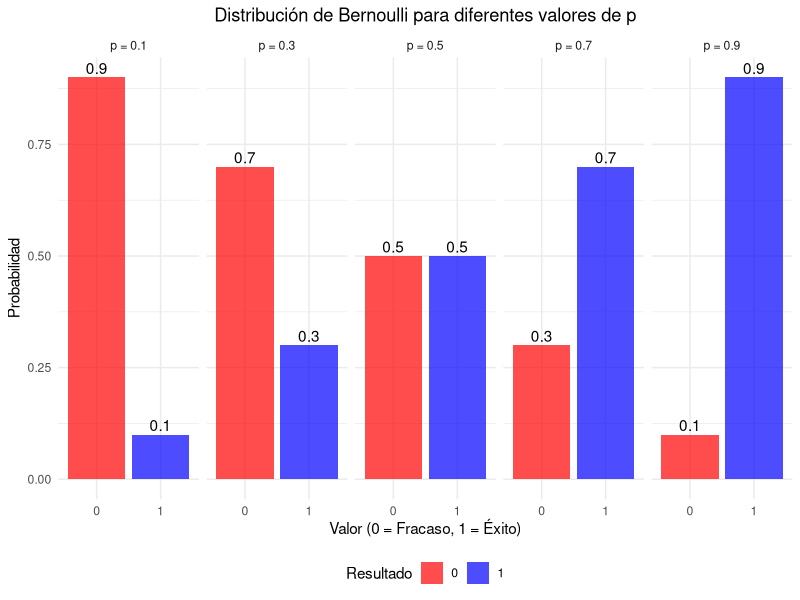
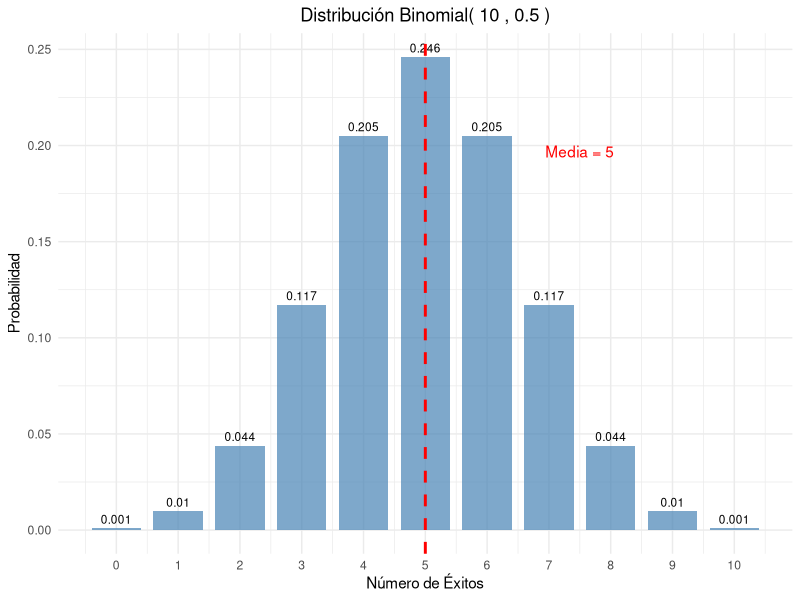
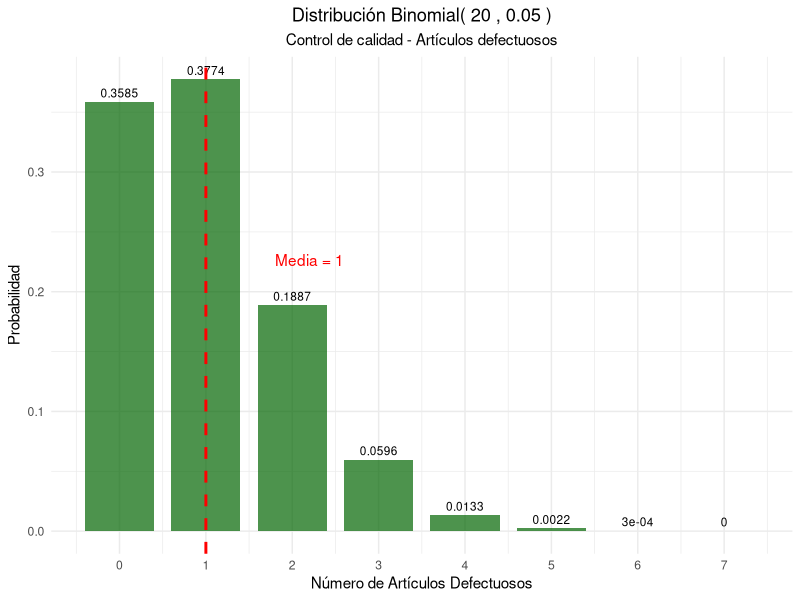
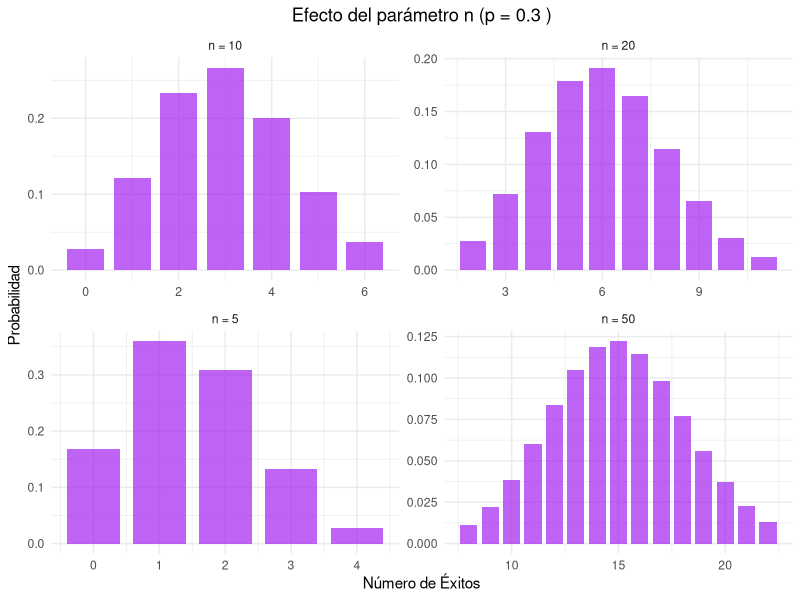
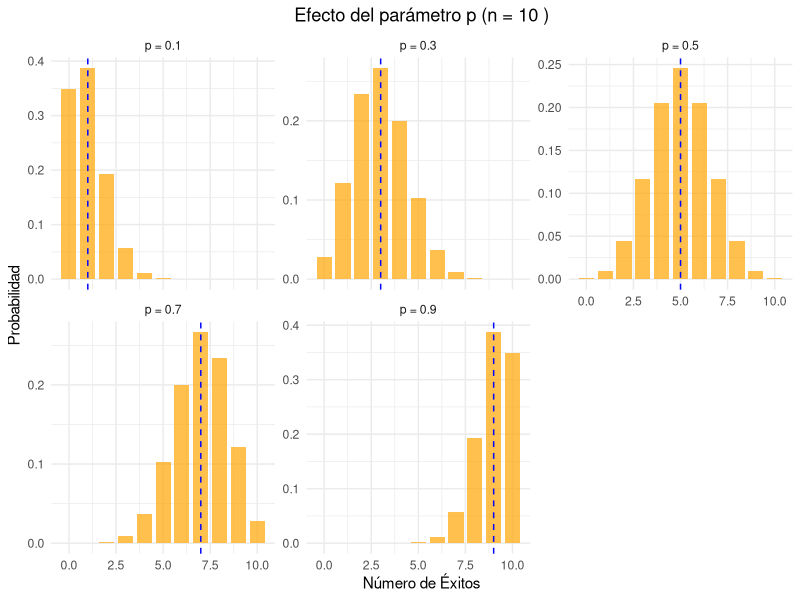
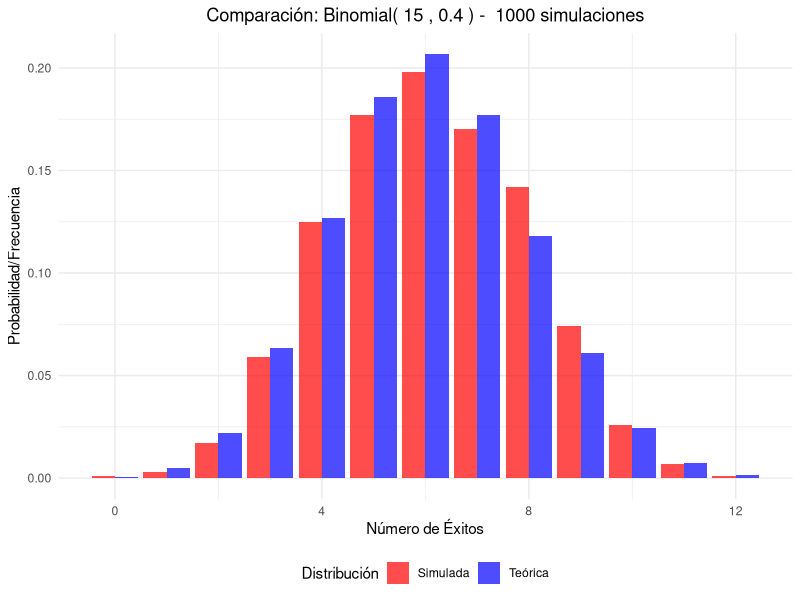
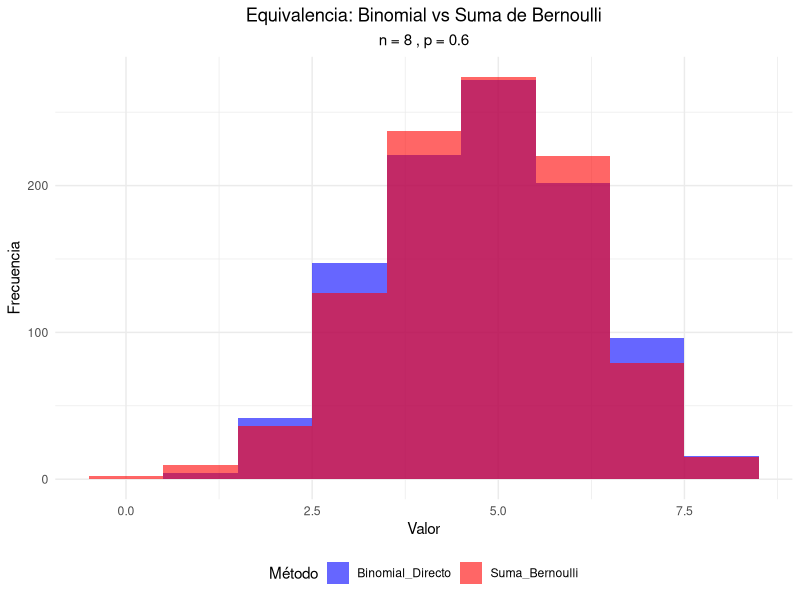
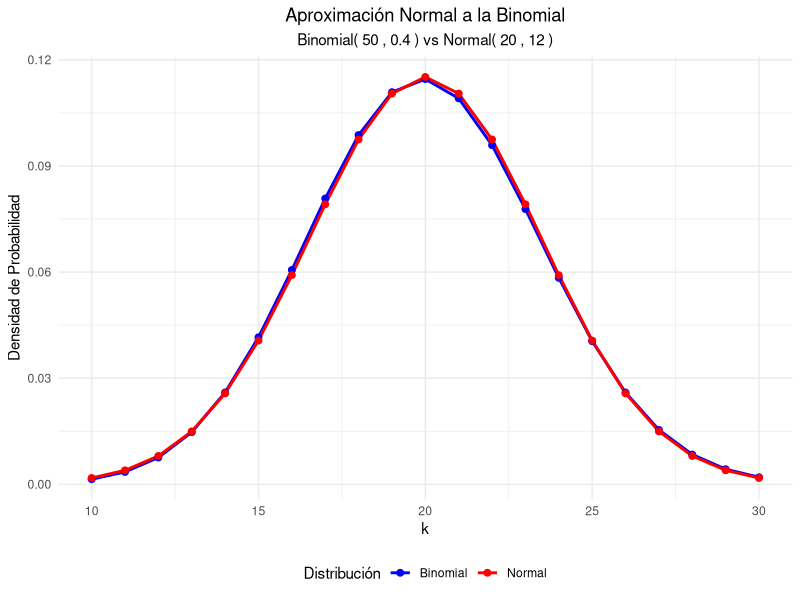

These charts were generated, in order, by the following R code:
## ---- chunk 1
#| label: setup
#| include: false
library(tidyverse)
library(kableExtra)
library(gridExtra)
## ---- chunk 2
#| label: moneda-bernoulli
# Moneda justa
p_moneda <- 0.5

# Crear tabla de probabilidades
bernoulli_moneda <- data.frame(
  Resultado = c("Sello (0)", "Cara (1)"),
  Valor = c(0, 1),
  Probabilidad = c(1-p_moneda, p_moneda)
)

kable(bernoulli_moneda, 
      caption = "Distribución Bernoulli - Moneda justa (p = 0.5)",
      align = "ccc") %>%
  kable_styling(bootstrap_options = "striped")

# Parámetros
media_moneda <- p_moneda
varianza_moneda <- p_moneda * (1 - p_moneda)
desv_std_moneda <- sqrt(varianza_moneda)

cat("Parámetros estadísticos:\n")
cat("Media:", media_moneda, "\n")
cat("Varianza:", varianza_moneda, "\n")
cat("Desviación estándar:", desv_std_moneda, "\n")
## ---- chunk 3
#| label: ejemplos-bernoulli-multiple
# Diferentes valores de p
p_values <- c(0.1, 0.3, 0.5, 0.7, 0.9)

# Crear data frame para visualización
bernoulli_data <- data.frame()
for(p in p_values) {
  temp_data <- data.frame(
    p = paste("p =", p),
    x = c(0, 1),
    probabilidad = c(1-p, p),
    media = p,
    varianza = p*(1-p)
  )
  bernoulli_data <- rbind(bernoulli_data, temp_data)
}

# Tabla de parámetros
param_bernoulli <- data.frame(
  p = p_values,
  Media = p_values,
  Varianza = p_values * (1 - p_values),
  Desv_Std = sqrt(p_values * (1 - p_values))
)

kable(param_bernoulli, 
      caption = "Parámetros de la distribución Bernoulli para diferentes valores de p",
      digits = 4,
      col.names = c("p", "Media", "Varianza", "Desv. Estándar")) %>%
  kable_styling(bootstrap_options = "striped")
## ---- chunk 4
#| label: grafico-bernoulli
#| fig-cap: "Distribución Bernoulli para diferentes valores de p"
ggplot(bernoulli_data, aes(x = factor(x), y = probabilidad, fill = factor(x))) +
  geom_col(alpha = 0.7) +
  geom_text(aes(label = round(probabilidad, 2)), vjust = -0.3) +
  facet_wrap(~p, ncol = 5) +
  scale_fill_manual(values = c("0" = "red", "1" = "blue")) +
  labs(title = "Distribución de Bernoulli para diferentes valores de p",
       x = "Valor (0 = Fracaso, 1 = Éxito)",
       y = "Probabilidad",
       fill = "Resultado") +
  theme_minimal() +
  theme(plot.title = element_text(hjust = 0.5),
        legend.position = "bottom")
## ---- chunk 5
#| label: binomial-monedas
# Parámetros
n_monedas <- 10
p_monedas <- 0.5

# Calcular probabilidades
k_values <- 0:n_monedas
prob_binomial <- dbinom(k_values, n_monedas, p_monedas)

# Crear data frame
binomial_monedas <- data.frame(
  Num_Caras = k_values,
  Probabilidad = prob_binomial
)

# Mostrar tabla
kable(binomial_monedas, 
      caption = paste("Distribución Binomial - 10 lanzamientos de moneda (n =", n_monedas, ", p =", p_monedas, ")"),
      digits = 4,
      col.names = c("Número de Caras", "Probabilidad")) %>%
  kable_styling(bootstrap_options = "striped")

# Parámetros estadísticos
media_monedas <- n_monedas * p_monedas
varianza_monedas <- n_monedas * p_monedas * (1 - p_monedas)
desv_std_monedas <- sqrt(varianza_monedas)

cat("\nParámetros estadísticos:\n")
cat("Media:", media_monedas, "\n")
cat("Varianza:", varianza_monedas, "\n")
cat("Desviación estándar:", round(desv_std_monedas, 4), "\n")
## ---- chunk 6
#| label: grafico-binomial-monedas
#| fig-cap: "Distribución Binomial - 10 lanzamientos de moneda"
ggplot(binomial_monedas, aes(x = Num_Caras, y = Probabilidad)) +
  geom_col(fill = "steelblue", alpha = 0.7, width = 0.8) +
  geom_text(aes(label = round(Probabilidad, 3)), vjust = -0.5, size = 3) +
  geom_vline(xintercept = media_monedas, color = "red", linetype = "dashed", size = 1) +
  annotate("text", x = media_monedas + 2.5, y = max(prob_binomial) * 0.8, 
           label = paste("Media =", media_monedas), color = "red") +
  scale_x_continuous(breaks = k_values) +
  labs(title = paste("Distribución Binomial(", n_monedas, ",", p_monedas, ")"),
       x = "Número de Éxitos",
       y = "Probabilidad") +
  theme_minimal() +
  theme(plot.title = element_text(hjust = 0.5))
## ---- chunk 7
#| label: control-calidad
# Parámetros
n_articulos <- 20
p_defecto <- 0.05

# Probabilidades
k_defectos <- 0:n_articulos
prob_defectos <- dbinom(k_defectos, n_articulos, p_defecto)

# Crear data frame
calidad_data <- data.frame(
  Defectos = k_defectos,
  Probabilidad = prob_defectos
)

# Filtrar probabilidades significativas (> 0.001)
calidad_filtrada <- calidad_data[calidad_data$Probabilidad > 0.001, ]

kable(calidad_filtrada, 
      caption = paste("Distribución Binomial - Control de calidad (n =", n_articulos, ", p =", p_defecto, ")"),
      digits = 4,
      col.names = c("Número de Defectos", "Probabilidad")) %>%
  kable_styling(bootstrap_options = "striped")

# Parámetros estadísticos
media_defectos <- n_articulos * p_defecto
varianza_defectos <- n_articulos * p_defecto * (1 - p_defecto)
desv_std_defectos <- sqrt(varianza_defectos)

cat("Parámetros estadísticos:\n")
cat("Media:", media_defectos, "\n")
cat("Varianza:", round(varianza_defectos, 4), "\n")
cat("Desviación estándar:", round(desv_std_defectos, 4), "\n")

# Probabilidades importantes
prob_0_defectos <- dbinom(0, n_articulos, p_defecto)
prob_max_2_defectos <- pbinom(2, n_articulos, p_defecto)
prob_mas_3_defectos <- 1 - pbinom(3, n_articulos, p_defecto)

cat("\nProbabilidades de interés:\n")
cat("P(0 defectos):", round(prob_0_defectos, 4), "\n")
cat("P(≤ 2 defectos):", round(prob_max_2_defectos, 4), "\n")
cat("P(> 3 defectos):", round(prob_mas_3_defectos, 4), "\n")
## ---- chunk 8
#| label: grafico-calidad
#| fig-cap: "Distribución Binomial - Control de calidad"
ggplot(calidad_data[1:8, ], aes(x = Defectos, y = Probabilidad)) +
  geom_col(fill = "darkgreen", alpha = 0.7, width = 0.8) +
  geom_text(aes(label = round(Probabilidad, 4)), vjust = -0.5, size = 3) +
  geom_vline(xintercept = media_defectos, color = "red", linetype = "dashed", size = 1) +
  annotate("text", x = media_defectos + 1.2, y = max(prob_defectos) * 0.6, 
           label = paste("Media =", media_defectos), color = "red") +
  scale_x_continuous(breaks = 0:7) +
  labs(title = paste("Distribución Binomial(", n_articulos, ",", p_defecto, ")"),
       subtitle = "Control de calidad - Artículos defectuosos",
       x = "Número de Artículos Defectuosos",
       y = "Probabilidad") +
  theme_minimal() +
  theme(plot.title = element_text(hjust = 0.5),
        plot.subtitle = element_text(hjust = 0.5))
## ---- chunk 9
#| label: efecto-n
# Diferentes valores de n con p fijo
n_vals <- c(5, 10, 20, 50)
p_fijo <- 0.3

# Crear data frame para comparación
comp_n_data <- data.frame()
for(n in n_vals) {
  k_vals <- 0:n
  probs <- dbinom(k_vals, n, p_fijo)
  temp_data <- data.frame(
    n = paste("n =", n),
    k = k_vals,
    probabilidad = probs,
    media = n * p_fijo,
    varianza = n * p_fijo * (1 - p_fijo)
  )
  comp_n_data <- rbind(comp_n_data, temp_data)
}

# Filtrar para visualización (solo valores con probabilidad > 0.01)
comp_n_filtered <- comp_n_data[comp_n_data$probabilidad > 0.01, ]

ggplot(comp_n_filtered, aes(x = k, y = probabilidad)) +
  geom_col(fill = "purple", alpha = 0.7, width = 0.8) +
  facet_wrap(~n, scales = "free") +
  labs(title = paste("Efecto del parámetro n (p =", p_fijo, ")"),
       x = "Número de Éxitos",
       y = "Probabilidad") +
  theme_minimal() +
  theme(plot.title = element_text(hjust = 0.5))
## ---- chunk 10
#| label: efecto-p
#| fig-cap: "Efecto del parámetro p en la distribución binomial"
# Diferentes valores de p con n fijo
p_vals <- c(0.1, 0.3, 0.5, 0.7, 0.9)
n_fijo <- 10

# Crear data frame para comparación
comp_p_data <- data.frame()
for(p in p_vals) {
  k_vals <- 0:n_fijo
  probs <- dbinom(k_vals, n_fijo, p)
  temp_data <- data.frame(
    p = paste("p =", p),
    k = k_vals,
    probabilidad = probs,
    media = n_fijo * p,
    varianza = n_fijo * p * (1 - p)
  )
  comp_p_data <- rbind(comp_p_data, temp_data)
}

ggplot(comp_p_data, aes(x = k, y = probabilidad)) +
  geom_col(fill = "orange", alpha = 0.7, width = 0.8) +
  geom_vline(aes(xintercept = media), color = "blue", linetype = "dashed") +
  facet_wrap(~p, scales = "free_y") +
  labs(title = paste("Efecto del parámetro p (n =", n_fijo, ")"),
       x = "Número de Éxitos",
       y = "Probabilidad") +
  theme_minimal() +
  theme(plot.title = element_text(hjust = 0.5))
## ---- chunk 11
#| label: simulacion-binomial
set.seed(456)
n_trials <- 15
p_sim_bin <- 0.4
n_sim_bin <- 1000

# Generar datos
datos_binomial <- rbinom(n_sim_bin, n_trials, p_sim_bin)

# Calcular estadísticas observadas
media_obs_bin <- mean(datos_binomial)
var_obs_bin <- var(datos_binomial)

# Valores teóricos
media_teo_bin <- n_trials * p_sim_bin
var_teo_bin <- n_trials * p_sim_bin * (1 - p_sim_bin)

cat("Media teórica:", media_teo_bin, "| Media observada:", round(media_obs_bin, 4), "\n")
cat("Varianza teórica:", var_teo_bin, "| Varianza observada:", round(var_obs_bin, 4), "\n")

# Comparar distribuciones
freq_obs_bin <- table(datos_binomial) / n_sim_bin
k_sim <- as.numeric(names(freq_obs_bin))
freq_teo_bin <- dbinom(k_sim, n_trials, p_sim_bin)

comparacion_bin <- data.frame(
  k = k_sim,
  Freq_Observada = as.numeric(freq_obs_bin),
  Prob_Teorica = freq_teo_bin
)

kable(head(comparacion_bin, 10), 
      caption = "Comparación frecuencias observadas vs probabilidades teóricas",
      digits = 4,
      col.names = c("k", "Freq. Observada", "Prob. Teórica")) %>%
  kable_styling(bootstrap_options = "striped")
## ---- chunk 12
#| label: grafico-comparacion-sim
#| fig-cap: "Comparación entre distribución teórica y simulada"
library(tidyr)

# Preparar datos para visualización
comp_sim_long <- comparacion_bin %>%
  pivot_longer(cols = c(Freq_Observada, Prob_Teorica),
               names_to = "Tipo",
               values_to = "Probabilidad") %>%
  mutate(Tipo = case_when(
    Tipo == "Freq_Observada" ~ "Simulada",
    Tipo == "Prob_Teorica" ~ "Teórica"
  ))

ggplot(comp_sim_long, aes(x = k, y = Probabilidad, fill = Tipo)) +
  geom_col(position = "dodge", alpha = 0.7) +
  scale_fill_manual(values = c("Teórica" = "blue", "Simulada" = "red")) +
  labs(title = paste("Comparación: Binomial(", n_trials, ",", p_sim_bin, ") - ", n_sim_bin, "simulaciones"),
       x = "Número de Éxitos",
       y = "Probabilidad/Frecuencia",
       fill = "Distribución") +
  theme_minimal() +
  theme(plot.title = element_text(hjust = 0.5),
        legend.position = "bottom")
## ---- chunk 13
#| label: relacion-bernoulli-binomial
set.seed(789)
n_exp <- 8
p_exp <- 0.6
n_sim_rel <- 1000

# Método 1: Generar directamente de Binomial
binomial_directo <- rbinom(n_sim_rel, n_exp, p_exp)

# Método 2: Sumar n variables Bernoulli independientes
suma_bernoulli <- replicate(n_sim_rel, {
  bernoulli_vars <- rbinom(n_exp, 1, p_exp)
  sum(bernoulli_vars)
})

# Comparar distribuciones
comparacion_relacion <- data.frame(
  Binomial_Directo = binomial_directo,
  Suma_Bernoulli = suma_bernoulli
)

# Visualización comparativa
comp_rel_long <- comparacion_relacion %>%
  mutate(id = row_number()) %>%
  pivot_longer(cols = c(Binomial_Directo, Suma_Bernoulli),
               names_to = "Metodo",
               values_to = "Valor")

ggplot(comp_rel_long, aes(x = Valor, fill = Metodo)) +
  geom_histogram(alpha = 0.6, position = "identity", bins = n_exp + 1) +
  scale_fill_manual(values = c("Binomial_Directo" = "blue", "Suma_Bernoulli" = "red")) +
  labs(title = "Equivalencia: Binomial vs Suma de Bernoulli",
       subtitle = paste("n =", n_exp, ", p =", p_exp),
       x = "Valor",
       y = "Frecuencia",
       fill = "Método") +
  theme_minimal() +
  theme(plot.title = element_text(hjust = 0.5),
        plot.subtitle = element_text(hjust = 0.5),
        legend.position = "bottom")
## ---- chunk 14
#| label: aproximacion-normal
# Parámetros para aproximación normal
n_aprox <- 50
p_aprox <- 0.4

# Verificar condiciones
condicion1 <- n_aprox * p_aprox >= 5
condicion2 <- n_aprox * (1 - p_aprox) >= 5

cat("Condiciones para aproximación normal:\n")
cat("np =", n_aprox * p_aprox, "≥ 5:", condicion1, "\n")
cat("n(1-p) =", n_aprox * (1-p_aprox), "≥ 5:", condicion2, "\n")

if(condicion1 & condicion2) {
  # Calcular probabilidades exactas y aproximadas
  k_aprox <- 0:n_aprox
  prob_exacta <- dbinom(k_aprox, n_aprox, p_aprox)
  
  # Aproximación normal (con corrección de continuidad)
  media_normal <- n_aprox * p_aprox
  var_normal <- n_aprox * p_aprox * (1 - p_aprox)
  sd_normal <- sqrt(var_normal)
  
  # Crear data frame para comparación
  aprox_data <- data.frame(
    k = k_aprox,
    Binomial = prob_exacta,
    Normal = dnorm(k_aprox, media_normal, sd_normal)
  )
  
  # Filtrar valores significativos
  aprox_filtered <- aprox_data[aprox_data$Binomial > 0.001, ]
  
  # Visualización
  aprox_long <- aprox_filtered %>%
    pivot_longer(cols = c(Binomial, Normal),
                 names_to = "Distribucion",
                 values_to = "Densidad")
  
  ggplot(aprox_long, aes(x = k, y = Densidad, color = Distribucion)) +
    geom_line(size = 1) +
    geom_point(size = 2) +
    scale_color_manual(values = c("Binomial" = "blue", "Normal" = "red")) +
    labs(title = "Aproximación Normal a la Binomial",
         subtitle = paste("Binomial(", n_aprox, ",", p_aprox, ") vs Normal(", media_normal, ",", round(sd_normal^2, 2), ")"),
         x = "k",
         y = "Densidad de Probabilidad",
         color = "Distribución") +
    theme_minimal() +
    theme(plot.title = element_text(hjust = 0.5),
          plot.subtitle = element_text(hjust = 0.5),
          legend.position = "bottom")
}
## ---- chunk 15
#| label: aplicacion-medicina
# Parámetros
n_pacientes <- 25
p_cura <- 0.8

# Preguntas de interés
# 1. ¿Cuál es la probabilidad de que exactamente 20 pacientes se curen?
prob_20_curas <- dbinom(20, n_pacientes, p_cura)

# 2. ¿Cuál es la probabilidad de que al menos 22 pacientes se curen?
prob_min_22 <- 1 - pbinom(21, n_pacientes, p_cura)

# 3. ¿Cuál es la probabilidad de que entre 18 y 22 pacientes se curen?
prob_18_22 <- pbinom(22, n_pacientes, p_cura) - pbinom(17, n_pacientes, p_cura)

# Parámetros estadísticos
media_curas <- n_pacientes * p_cura
varianza_curas <- n_pacientes * p_cura * (1 - p_cura)
desv_std_curas <- sqrt(varianza_curas)

cat("Aplicación Médica - Efectividad del tratamiento:\n")
cat("Parámetros: n =", n_pacientes, ", p =", p_cura, "\n\n")
cat("Estadísticas esperadas:\n")
cat("Número esperado de curas:", media_curas, "\n")
cat("Varianza:", varianza_curas, "\n")
cat("Desviación estándar:", round(desv_std_curas, 4), "\n\n")
cat("Probabilidades de interés:\n")
cat("P(exactamente 20 curas):", round(prob_20_curas, 4), "\n")
cat("P(al menos 22 curas):", round(prob_min_22, 4), "\n")
cat("P(entre 18 y 22 curas):", round(prob_18_22, 4), "\n")

# Visualización
k_medicina <- 0:n_pacientes
prob_medicina <- dbinom(k_medicina, n_pacientes, p_cura)
medicina_data <- data.frame(k = k_medicina, probabilidad = prob_medicina)

ggplot(medicina_data, aes(x = k, y = probabilidad)) +
  geom_col(fill = "darkblue", alpha = 0.7, width = 0.8) +
  geom_vline(xintercept = media_curas, color = "red", linetype = "dashed", size = 1) +
  geom_vline(xintercept = c(18, 22), color = "orange", linetype = "dotted", size = 1) +
  annotate("text", x = media_curas + 1.5, y = max(prob_medicina) * 0.8, 
           label = paste("E[X] =", media_curas), color = "red") +
  annotate("rect", xmin = 18, xmax = 22, ymin = 0, ymax = Inf, 
           alpha = 0.2, fill = "orange") +
  labs(title = "Distribución del Número de Pacientes Curados",
       subtitle = paste("Binomial(", n_pacientes, ",", p_cura, ")"),
       x = "Número de Pacientes Curados",
       y = "Probabilidad") +
  theme_minimal() +
  theme(plot.title = element_text(hjust = 0.5),
        plot.subtitle = element_text(hjust = 0.5))
## ---- chunk 16

#| label: piezas defectuosas-bernoulli
# piezas defectuosas
p_piezadef <- 0.02

#Inciso a
# Crear tabla de probabilidades
bernoulli_piezadefectuosa <- data.frame(
  Resultado = c("Pieza no defectuosa (0)", "Pieza defectuosa (1)"),
  Valor = c(0, 1),
  Probabilidad = c(1-p_piezadef, p_piezadef)
)

kable(bernoulli_piezadefectuosa, 
      caption = "Distribución Bernoulli - pieza defectuosa (p = 0.02)",
      align = "ccc") %>%
  kable_styling(bootstrap_options = "striped")

#Inciso b
# Parámetros
media_piezadef <- p_piezadef
varianza_piezadef <- p_piezadef * (1 - p_piezadef)
desv_std_piezadef <- sqrt(varianza_piezadef)

cat("Parámetros estadísticos:\n")
cat("Media:", media_piezadef, "\n")
cat("Varianza:", varianza_piezadef, "\n")
cat("Desviación estándar:", desv_std_piezadef, "\n")

## ---- chunk 17
#Inciso c
# Parámetros
n_piezas <- 10  
p_piezadef <- 0.02

# Probabilidad de encontrar exactamente 2 defectuosas
prob_2_defectuosas <- dbinom(2, size = n_piezas, prob = p_piezadef)

cat("Probabilidad de encontrar exactamente 2 defectuosas\n")
cat("Probabilidad:", prob_2_defectuosas, "\n")

## ---- chunk 18
#| label: Pregunta opciòn multiple -bernoulli
# Modelo Bernoulli
p_acertar <- 1/4
cat("Inciso b La probabilidad de acertar:", p_acertar, "\n")


#Inciso a
# Crear tabla de probabilidades
bernoulli_acertar <- data.frame(
  Resultado = c("Respuesta incorrecta (0)", "Respuesta incorrecta (1)"),
  Valor = c(0, 1),
  Probabilidad = c(1-p_acertar, p_acertar)
)

kable(bernoulli_acertar, 
      caption = "Distribución Bernoulli - respuesta correcta (p = 0.25)",
      align = "ccc") %>%
  kable_styling(bootstrap_options = "striped")

#Inciso c
# Parámetros
media_acertar <- p_acertar
varianza_acertar <- p_acertar * (1 - p_acertar)
desv_std_acertar <- sqrt(varianza_acertar)

cat("Parámetros estadísticos:\n")
cat("Media:", media_acertar, "\n")
cat("Varianza:", varianza_acertar, "\n")
cat("Desviación estándar:", desv_std_acertar, "\n")
## ---- chunk 19
#| label: lanzamiento_moneda
# Parámetros
n_lanzamientos <- 15
p_cara <- 0.5

# Preguntas de interés
# 1. ¿Cuál es la probabilidad de que exactamente 8 caras?
prob_8_caras <- dbinom(8, n_lanzamientos, p_cara)

# 2. ¿Cuál es la probabilidad de que al menos 12 caras?
prob_min_12 <- 1 - pbinom(11, n_lanzamientos, p_cara)

# Parámetros estadísticos
media_cara <- n_lanzamientos * p_cara
varianza_cara <- n_lanzamientos * p_cara * (1 - p_cara)
desv_std_cara <- sqrt(varianza_cara)

cat("P(exactamente 8 caras):", round(prob_8_caras, 4), "\n")
cat("P(al menos 12 caras):", round(prob_min_12, 4), "\n")
cat("Parámetros estadísticos:\n")
cat("Media:", media_cara, "\n")
cat("Varianza:", varianza_cara, "\n")
cat("Desviación estándar:", desv_std_cara, "\n")

## ---- chunk 20
#| label: aplicacion-medicina
# Parámetros
n_pacientes <- 20
p_cura <- 0.85

# Preguntas de interés
# 1. ¿Cuál es la probabilidad de que exactamente 18 pacientes se curen?
prob_18_curas <- dbinom(18, n_pacientes, p_cura)

# 3. ¿Cuál es la probabilidad de que entre 15 y 19 pacientes se curen?
prob_15_19 <- pbinom(19, n_pacientes, p_cura) - pbinom(15, n_pacientes, p_cura)

# Parámetros estadísticos
media_curas <- n_pacientes * p_cura

cat("Número esperado de pacientes curados:", media_curas, "\n")
cat("P(exactamente 18 curas):", round(prob_18_curas, 4), "\n")
cat("P(entre 15 y 19 curas):", round(prob_15_19, 4), "\n")
## ---- chunk 21
# Generamos datos  variables independientes binomiales y sumarlas
X <- rbinom(1000, 10, 0.5)
Y <- rbinom(1000, 15, 0.5)

Z<- X+Y

#Comparar con una binomial directa
W = rbinom(1000, 25, 0.5)

datos_comparacion <- data.frame(
   valor = Z,
   Tipo = "Suma de binomiales"
 )
 
 datos_compara_2 <- data.frame(
   valor = W,
   Tipo = "Binomial directo"
 )
 
 datos_final <- rbind(datos_comparacion, datos_compara_2)
 
# Visualización comparativa
ggplot(datos_final, aes(x = valor, fill = Tipo)) +
  geom_histogram(position = "dodge", alpha = 0.6, center = 0, binwidth = 1) +
  scale_fill_manual(values = c("Suma de binomiales" = "#41b7c4", "Binomial directo" = "#86d0b9")) +
  scale_x_continuous(breaks = seq(0, 25, by = 1))+
  labs(title = "Comparación: Suma de binomiales vs Binomial directo",
       x = "Valor",
       y = "Frecuencia",
       fill = "Distribución") +
  theme_minimal() +
  theme(plot.title = element_text(hjust = 0.5),
        plot.subtitle = element_text(hjust = 0.5),
        legend.position = "bottom")
